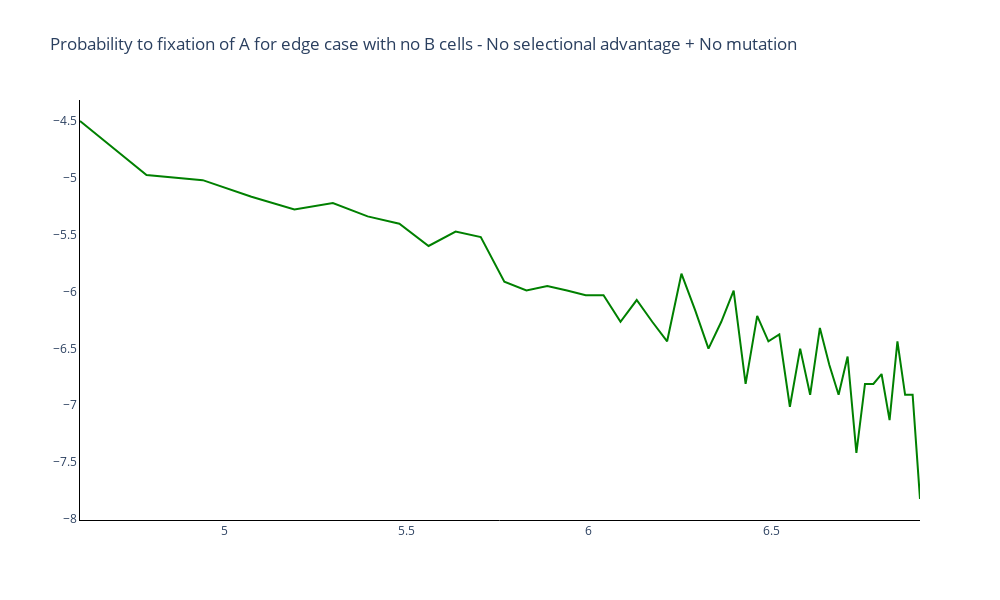

Source (notebook cell):
### Markdown cell above
### Plot probability to fixation of A

### Code cell
# Trace names - represent the transition probabilities used for the simulation
fig = go.Figure()

# Add traces of the transition probabilities
fig.add_trace(
    go.Scatter(
        y = np.log(prob_fix),
        x = np.log(choices_N),
        mode = 'lines',
        line_color = colours[2]
    )
)

fig.update_layout(
    title='Probability to fixation of A for edge case with no B cells - No selective advantage + No mutation',
    width=1000, 
    height=600,
    plot_bgcolor='white',
    xaxis=dict(linecolor='black'),
    yaxis=dict(linecolor='black'),
    )

### Figure 1 — Plotly figure (JSON) as saved in the notebook; plotly's stock layout.template omitted (floating-point values rounded to 4 significant figures)
{"data": [{"line": {"color": "green"}, "mode": "lines", "type": "scatter", "x": [4.605, 4.787, 4.942, 5.075, 5.193, 5.298, 5.394, 5.481, 5.561, 5.635, 5.704, 5.768, 5.829, 5.886, 5.94, 5.991, 6.04, 6.087, 6.131, 6.174, 6.215, 6.254, 6.292, 6.328, 6.363, 6.397, 6.43, 6.461, 6.492, 6.522, 6.551, 6.579, 6.607, 6.633, 6.659, 6.685, 6.709, 6.733, 6.757, 6.78, 6.802, 6.824, 6.846, 6.867, 6.888, 6.908], "y": [-4.501, -4.976, -5.021, -5.167, -5.279, -5.221, -5.339, -5.404, -5.599, -5.473, -5.521, -5.915, -5.991, -5.952, -5.991, -6.032, -6.032, -6.266, -6.075, -6.266, -6.438, -5.843, -6.166, -6.502, -6.266, -5.991, -6.812, -6.215, -6.438, -6.377, -7.013, -6.502, -6.908, -6.32, -6.645, -6.908, -6.571, -7.419, -6.812, -6.812, -6.725, -7.131, -6.438, -6.908, -6.908, -7.824]}], "layout": {"height": 600, "plot_bgcolor": "white", "title": {"text": "Probability to fixation of A for edge case with no B cells - No selectional advantage + No mutation"}, "width": 1000, "xaxis": {"linecolor": "black"}, "yaxis": {"linecolor": "black"}}}
